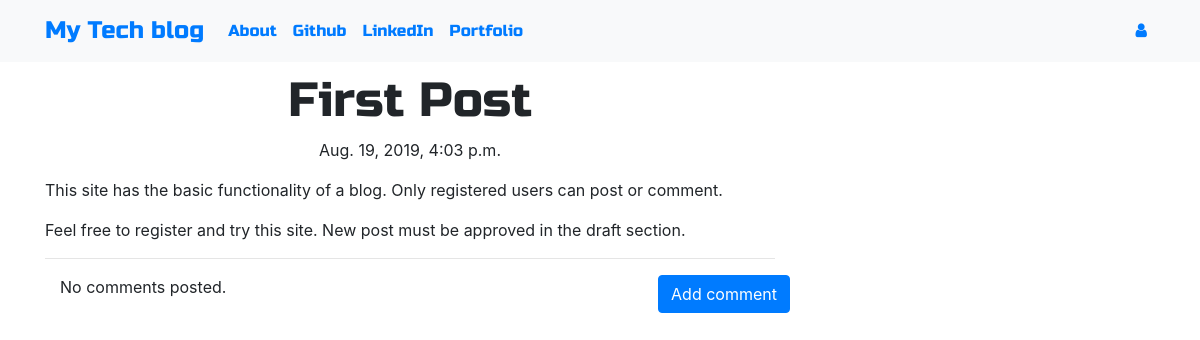
The app's page /post/4 with its own data.
### blog/models.py (models this page shows, shortened)
class Post(models.Model):
    author = models.ForeignKey('auth.User', on_delete=models.CASCADE)
    title = models.CharField(max_length=250)
    text = models.TextField()
    created_date = models.DateTimeField(default=timezone.now)
    published_date = models.DateTimeField(blank=True, null=True)

### blog/views.py (the view)
# urls.py: path('post/<int:pk>', views.PostDetailView.as_view(), name='post_detail'),
class PostDetailView(DetailView):
    model = Post

### blog/templates/blog/post_detail.html (shortened to what this page needs)
{% extends 'blog/base.html' %}
{% block content%}
    <h1 class="posttitle loader">{{ post.title }}</h1>
    {% if post.published_date %}
        <div class="date postdate">
            {{ post.published_date }}
        </div>
    {% else %}
        <a class="btn btn-outline-dark" href="{% url 'post_publish' pk=post.pk %}">Publish</a>
    {% endif %}
    <p class="postcontent">{{ post.text|safe|linebreaksbr }}</p>
    <hr>
    <a class="btn btn-primary btn-comment" href="{% url 'add_comment_to_post' pk=post.pk %}">Add comment</a>
    <div class="container">
        {% for comment in post.comments.all %}
            <br>
                {% if user.is_authenticated or comment.approve %}
                    <p>{{ comment.text|safe|linebreaks }}</p>
                    <p>Posted by: <strong>{{ comment.author }}</strong></p>
                    <p>Created on: {{comment.created_date}}</p>
                    {% if not comment.approved_comment %}
                        <a class="btn btn-primary" href="{% url 'comment_approve' pk=comment.pk %}">
                            <span class='fa fa-check'></span>
                        </a>
                    {% endif %}
                    <a class="btn btn-primary" href="{% url 'comment_remove' pk=comment.pk %}">
                        <span class='fa fa-remove'></span>
                    </a>
                {% endif %}
        {% empty %}
            <p>No comments posted.</p>
        {% endfor %}
    </div>
{% endblock %}

### blog/templates/blog/base.html (shortened to what this page needs)
<!DOCTYPE html>
{% load static %}
<html lang="en">
    <head>
        <link rel="stylesheet" href="https://stackpath.bootstrapcdn.com/bootstrap/4.1.3/css/bootstrap.min.css"
>
        <link href="https://maxcdn.bootstrapcdn.com/font-awesome/4.7.0/css/font-awesome.min.css" rel="stylesheet">
        <link rel="stylesheet" href="//cdn.jsdelivr.net/medium-editor/latest/css/medium-editor.min.css" type="text/css" media="screen" charset="utf-8">
        <link rel="stylesheet" href="{% static 'css/blog.css' %}">
    </head>
    <body class='loader'>
        <nav class="navbar navbar-expand-lg bg-light techfont">
            <div class="container">
                <div class="navbar-nav align-items-center">
                    <a class="navbar-brand bigbrand" href="{% url 'post_list' %}">My Tech blog</a>
                    <a class="nav-item nav-link" href="{% url 'about' %}">About</a>
                    <a class="nav-item nav-link" href="https://github.com/olivergarciarg" target="_blank">Github</a>
                    <a class="nav-item nav-link" href="http://www.linkedin.com/in/olivergarciarg" target="_blank">LinkedIn</a>
                    <a class="nav-item nav-link" href="http://www.motawebdevelopment.com/oliver/" target="_blank">Portfolio</a>
                </div>
                <div class="navbar-nav align-items-center ml-auto">
                    {% if user.is_authenticated %}
                        <a class="nav-item nav-link" href="{% url 'post_new' %}">New Post</a>
                        <a class="nav-item nav-link" href="{% url 'post_draft_list' %}">Drafts</a>
                        <a class="nav-item nav-link" href="{% url 'logout' %}">Log out</a>
                        <a>Welcome: {{ user.username }}</a>
                    {% else %}
                        <a class="nav-item nav-link" href="{% url 'login' %}" aria-label="Login">
                            <span class="fa fa-user" aria-hidden="true"></span>
                        </a>
                    {% endif %}
                </div>
            </div>
        </nav>
        <div class="content container">
            <div class="row">
                <div class="col-md-8">
                    <div class="blog_posts">
                        {% block content %}
                        {% endblock %}
                    </div>
                </div>
            </div>
        </div>
    </body>
</html>

### blog/static/css/blog.css (style rules this page uses)
.techfont { font-family: 'Russo One', sans-serif; font-size: 1.0em; margin-bottom: 10px; }
.postdate { text-align: center; }
.posttitle { font-family: 'Russo One', sans-serif; font-size: 3em; text-align: center; }
.postcontent { font-family: 'Montserrat'; font-size: 1.5em; }
.btn-comment { position: absolute; right: 0px; }
.bigbrand { font-size: 1.5em; }
.loader { filter:hue-rotate(0deg); color: linear-gradient(45deg,#0f8,#08f); animation:hue 5000ms infinite linear; }

### records on screen
Post: title "First Post", published_date "Aug. 19, 2019, 4:03 p.m.", text "This site has the basic functionality of a blog. Only registered users can post or comment. Feel free to register and try this site. New post must be approved in the draft section."
